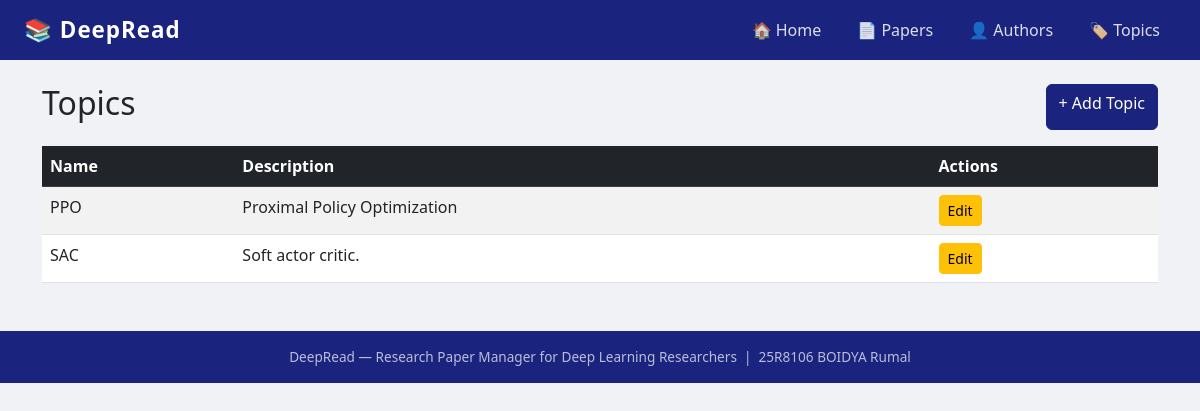
/papers/topics/, run on the app's committed database.
### papers/models.py (models this page shows, shortened)
class Topic(models.Model):
    class Meta:
        verbose_name = 'Topic'
        verbose_name_plural = 'Topics'
        db_table = 'topic'
        ordering = ['name']
    name = models.CharField(max_length=50)
    description = models.TextField(blank=True, null=True)

### papers/views.py (the view)
# urls.py: path('topics/', views.topic_list, name='topic_list'),
def topic_list(request):
    topics = Topic.objects.all()
    return render(request, 'papers/topic_list.html', {'topics': topics})

### templates/papers/topic_list.html (shortened to what this page needs)
{% extends "base.html" %}
{% block content %}
<div class="d-flex justify-content-between mb-3">
    <h2>Topics</h2>
    <a href="{% url 'papers:topic_form' %}" class="btn btn-primary">+ Add Topic</a>
</div>
<table class="table table-striped">
    <thead class="table-dark">
        <tr><th>Name</th><th>Description</th><th>Actions</th></tr>
    </thead>
    <tbody>
        {% for topic in topics %}
        <tr>
            <td>{{ topic.name }}</td>
            <td>{{ topic.description }}</td>
            <td><a href="{% url 'papers:topic_edit' pk=topic.pk %}" class="btn btn-sm btn-warning">Edit</a></td>
        </tr>
        {% empty %}
        <tr><td colspan="3" class="text-center">No topics yet.</td></tr>
        {% endfor %}
    </tbody>
</table>
{% endblock %}

### templates/base.html (style rules this page uses)
body { background-color: #f0f2f5; }
.btn-primary { background-color: #1a237e; border-color: #1a237e; }
.table th { font-weight: 600; }

### data on the page
Topic: name "PPO", description "Proximal Policy Optimization"
Topic: name "SAC", description "Soft actor critic."
